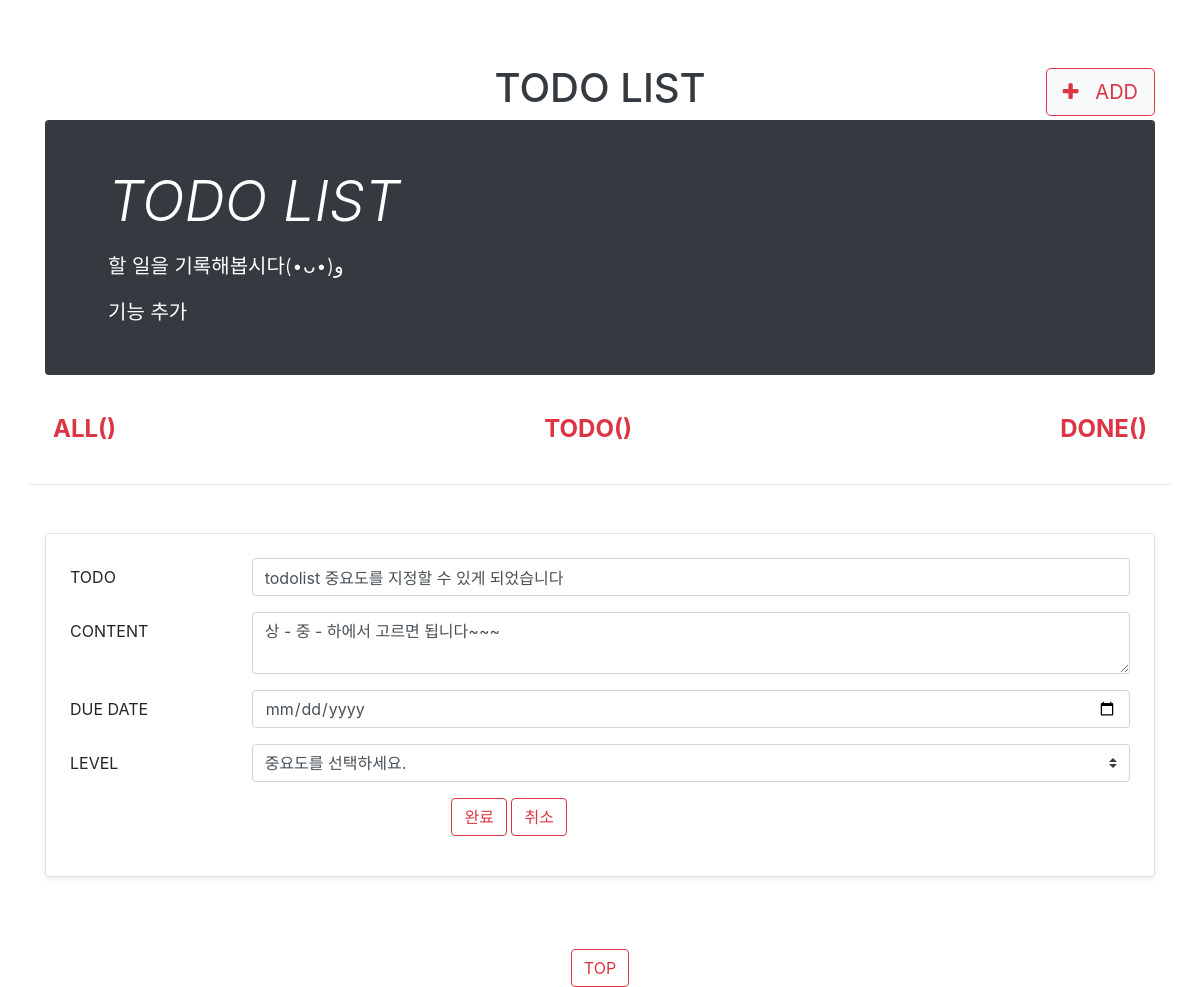
The page /todolist/edit/7 on the database its author committed.
### todolistapp/models.py (models this page shows, shortened)
class Todolist(models.Model):
    title = models.CharField(max_length=50)
    content = models.TextField(blank=True)
    done = models.BooleanField(default=False)
    due_date = models.DateField(blank=True, null=True)
    level = models.CharField(max_length=3, default=None, blank=True, null=True)

### todolistapp/views.py (the view, shortened to what this page needs)
# urls.py: path('todolist/edit/<int:todolist_id>', todolistapp.views.edit, name='edit'),
def edit(request, todolist_id):
    todolist = Todolist.objects.get(pk=todolist_id)
    return render(request, 'edit.html', {'todolist':todolist})

### todolistapp/templates/edit.html (shortened to what this page needs)
{% extends 'base.html'%}
{% block contents %}
<main role="main" class="container">
    <div class="row">
        <div class="col-md-12">
            <div class="row no-gutters border rounded overflow-hidden flex-md-row mb-4 shadow-sm h-md-250 position-relative">
                <div class="col p-4 d-flex flex-column position-static">
                    <form method="POST">
                        <div class="form-group row">
                            <label class="col-sm-2 col-form-label">TODO</label>
                            <div class="col-sm-10">
                            <input type="text" name="title" class="form-control" value="{{todolist.title}}" autofocus required>
                            </div>
                        </div>
                        <div class="form-group row">
                            <label class="col-sm-2 col-form-label">CONTENT</label>
                            <div class="col-sm-10">
                            <textarea name="content" class="form-control">{{todolist.content}}</textarea>
                            </div>
                        </div>
                        <div class="form-group row">
                            <label class="col-sm-2 col-form-label">DUE&nbsp;DATE</label>
                            <div class="col-sm-10">
                            <input type="date" name="due_date" class="form-control">
                            </div>
                        </div>
                        <div class="form-group row">
                            <label class="col-sm-2 col-form-label">LEVEL</label>
                            <div class="col-sm-10">
                                <select class="custom-select" name="level">
                                    <option selected value="">중요도를 선택하세요.</option>
                                </select>
                            </div>
                        </div>
                        <div class="form-group row">
                            <div class="col-sm-10 text-center">
                            <button type="submit" class="btn btn-outline-danger">완료</button>
                            <button type="reset" class="btn btn-outline-danger">취소</button>
                            </div>
                        </div>
                    </form>
                </div>
                </div>
            </div>
        </div>
</main>
{% endblock %}

### rows shown on the page
Todolist: title "todolist 중요도를 지정할 수 있게 되었습니다", content "상 - 중 - 하에서 고르면 됩니다~~~"
